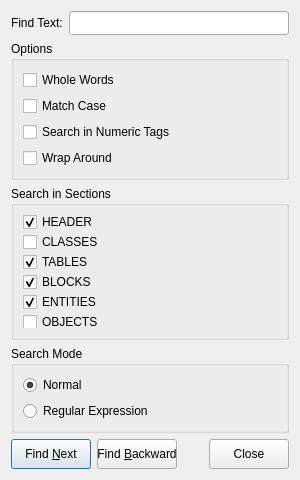
<?xml version="1.0" encoding="UTF-8"?>
<ui version="4.0">
 <class>FindDialog</class>
 <widget class="QDialog" name="FindDialog">
  <property name="geometry">
   <rect>
    <x>0</x>
    <y>0</y>
    <width>300</width>
    <height>480</height>
   </rect>
  </property>
  <property name="sizePolicy">
   <sizepolicy hsizetype="Preferred" vsizetype="Preferred">
    <horstretch>0</horstretch>
    <verstretch>0</verstretch>
   </sizepolicy>
  </property>
  <property name="minimumSize">
   <size>
    <width>300</width>
    <height>480</height>
   </size>
  </property>
  <property name="baseSize">
   <size>
    <width>300</width>
    <height>480</height>
   </size>
  </property>
  <property name="windowTitle">
   <string>Find</string>
  </property>
  <layout class="QVBoxLayout" name="verticalLayout_5">
   <item>
    <layout class="QVBoxLayout" name="verticalLayout">
     <item>
      <layout class="QHBoxLayout" name="horizontalLayout">
       <property name="sizeConstraint">
        <enum>QLayout::SetFixedSize</enum>
       </property>
       <item>
        <widget class="QLabel" name="label">
         <property name="text">
          <string>Find Text:</string>
         </property>
        </widget>
       </item>
       <item>
        <widget class="QLineEdit" name="find_text_edit">
         <property name="sizePolicy">
          <sizepolicy hsizetype="Expanding" vsizetype="Minimum">
           <horstretch>0</horstretch>
           <verstretch>0</verstretch>
          </sizepolicy>
         </property>
         <property name="minimumSize">
          <size>
           <width>0</width>
           <height>24</height>
          </size>
         </property>
         <property name="maximumSize">
          <size>
           <width>16777215</width>
           <height>24</height>
          </size>
         </property>
        </widget>
       </item>
      </layout>
     </item>
     <item alignment="Qt::AlignTop">
      <widget class="QGroupBox" name="groupBox">
       <property name="sizePolicy">
        <sizepolicy hsizetype="MinimumExpanding" vsizetype="Expanding">
         <horstretch>0</horstretch>
         <verstretch>0</verstretch>
        </sizepolicy>
       </property>
       <property name="title">
        <string>Options</string>
       </property>
       <property name="alignment">
        <set>Qt::AlignLeading|Qt::AlignLeft|Qt::AlignTop</set>
       </property>
       <property name="flat">
        <bool>false</bool>
       </property>
       <layout class="QVBoxLayout" name="verticalLayout_3">
        <item>
         <widget class="QCheckBox" name="whole_words_check_box">
          <property name="toolTip">
           <string>Search only whole words in normal mode if checked.</string>
          </property>
          <property name="text">
           <string>Whole Words</string>
          </property>
         </widget>
        </item>
        <item>
         <widget class="QCheckBox" name="match_case_check_box">
          <property name="toolTip">
           <string>Case sensitive search in normal mode if checked.</string>
          </property>
          <property name="text">
           <string>Match Case</string>
          </property>
         </widget>
        </item>
        <item>
         <widget class="QCheckBox" name="number_tags_check_box">
          <property name="toolTip">
           <string>Ignore numeric DXF tags if checked.</string>
          </property>
          <property name="text">
           <string>Search in Numeric Tags</string>
          </property>
         </widget>
        </item>
        <item>
         <widget class="QCheckBox" name="wrap_around_check_box">
          <property name="toolTip">
           <string/>
          </property>
          <property name="text">
           <string>Wrap Around</string>
          </property>
         </widget>
        </item>
       </layout>
      </widget>
     </item>
     <item alignment="Qt::AlignTop">
      <widget class="QGroupBox" name="groupBox_2">
       <property name="sizePolicy">
        <sizepolicy hsizetype="Expanding" vsizetype="Expanding">
         <horstretch>0</horstretch>
         <verstretch>0</verstretch>
        </sizepolicy>
       </property>
       <property name="toolTip">
        <string>Select included sections for the search.</string>
       </property>
       <property name="title">
        <string>Search in Sections</string>
       </property>
       <property name="alignment">
        <set>Qt::AlignLeading|Qt::AlignLeft|Qt::AlignTop</set>
       </property>
       <layout class="QVBoxLayout" name="verticalLayout_4">
        <item>
         <widget class="QCheckBox" name="header_check_box">
          <property name="text">
           <string>HEADER</string>
          </property>
          <property name="checked">
           <bool>true</bool>
          </property>
         </widget>
        </item>
        <item>
         <widget class="QCheckBox" name="classes_check_box">
          <property name="text">
           <string>CLASSES</string>
          </property>
         </widget>
        </item>
        <item>
         <widget class="QCheckBox" name="tables_check_box">
          <property name="text">
           <string>TABLES</string>
          </property>
          <property name="checked">
           <bool>true</bool>
          </property>
         </widget>
        </item>
        <item>
         <widget class="QCheckBox" name="blocks_check_box">
          <property name="text">
           <string>BLOCKS</string>
          </property>
          <property name="checked">
           <bool>true</bool>
          </property>
         </widget>
        </item>
        <item>
         <widget class="QCheckBox" name="entities_check_box">
          <property name="text">
           <string>ENTITIES</string>
          </property>
          <property name="checked">
           <bool>true</bool>
          </property>
         </widget>
        </item>
        <item>
         <widget class="QCheckBox" name="objects_check_box">
          <property name="text">
           <string>OBJECTS</string>
          </property>
          <property name="checked">
           <bool>false</bool>
          </property>
         </widget>
        </item>
       </layout>
      </widget>
     </item>
     <item>
      <widget class="QGroupBox" name="groupBox_3">
       <property name="title">
        <string>Search Mode</string>
       </property>
       <layout class="QVBoxLayout" name="verticalLayout_7">
        <item>
         <widget class="QRadioButton" name="normal_radio_button">
          <property name="text">
           <string>Normal</string>
          </property>
          <property name="checked">
           <bool>true</bool>
          </property>
         </widget>
        </item>
        <item>
         <widget class="QRadioButton" name="regex_radio_button">
          <property name="text">
           <string>Regular Expression</string>
          </property>
         </widget>
        </item>
       </layout>
      </widget>
     </item>
    </layout>
   </item>
   <item>
    <layout class="QHBoxLayout" name="buttons_layout">
     <property name="sizeConstraint">
      <enum>QLayout::SetNoConstraint</enum>
     </property>
     <item alignment="Qt::AlignBottom">
      <widget class="QPushButton" name="find_next_button">
       <property name="minimumSize">
        <size>
         <width>80</width>
         <height>30</height>
        </size>
       </property>
       <property name="maximumSize">
        <size>
         <width>80</width>
         <height>30</height>
        </size>
       </property>
       <property name="toolTip">
        <string>Find Next (F3)</string>
       </property>
       <property name="text">
        <string>Find &amp;Next</string>
       </property>
      </widget>
     </item>
     <item alignment="Qt::AlignBottom">
      <widget class="QPushButton" name="find_backward_button">
       <property name="minimumSize">
        <size>
         <width>80</width>
         <height>30</height>
        </size>
       </property>
       <property name="maximumSize">
        <size>
         <width>80</width>
         <height>30</height>
        </size>
       </property>
       <property name="toolTip">
        <string>Find Backward (F4)</string>
       </property>
       <property name="text">
        <string>Find &amp;Backward</string>
       </property>
      </widget>
     </item>
     <item alignment="Qt::AlignRight|Qt::AlignBottom">
      <widget class="QPushButton" name="close_button">
       <property name="minimumSize">
        <size>
         <width>80</width>
         <height>30</height>
        </size>
       </property>
       <property name="maximumSize">
        <size>
         <width>80</width>
         <height>30</height>
        </size>
       </property>
       <property name="toolTip">
        <string>Close Dialog (ESC)</string>
       </property>
       <property name="text">
        <string>Close</string>
       </property>
      </widget>
     </item>
    </layout>
   </item>
  </layout>
 </widget>
 <resources/>
 <connections/>
</ui>
